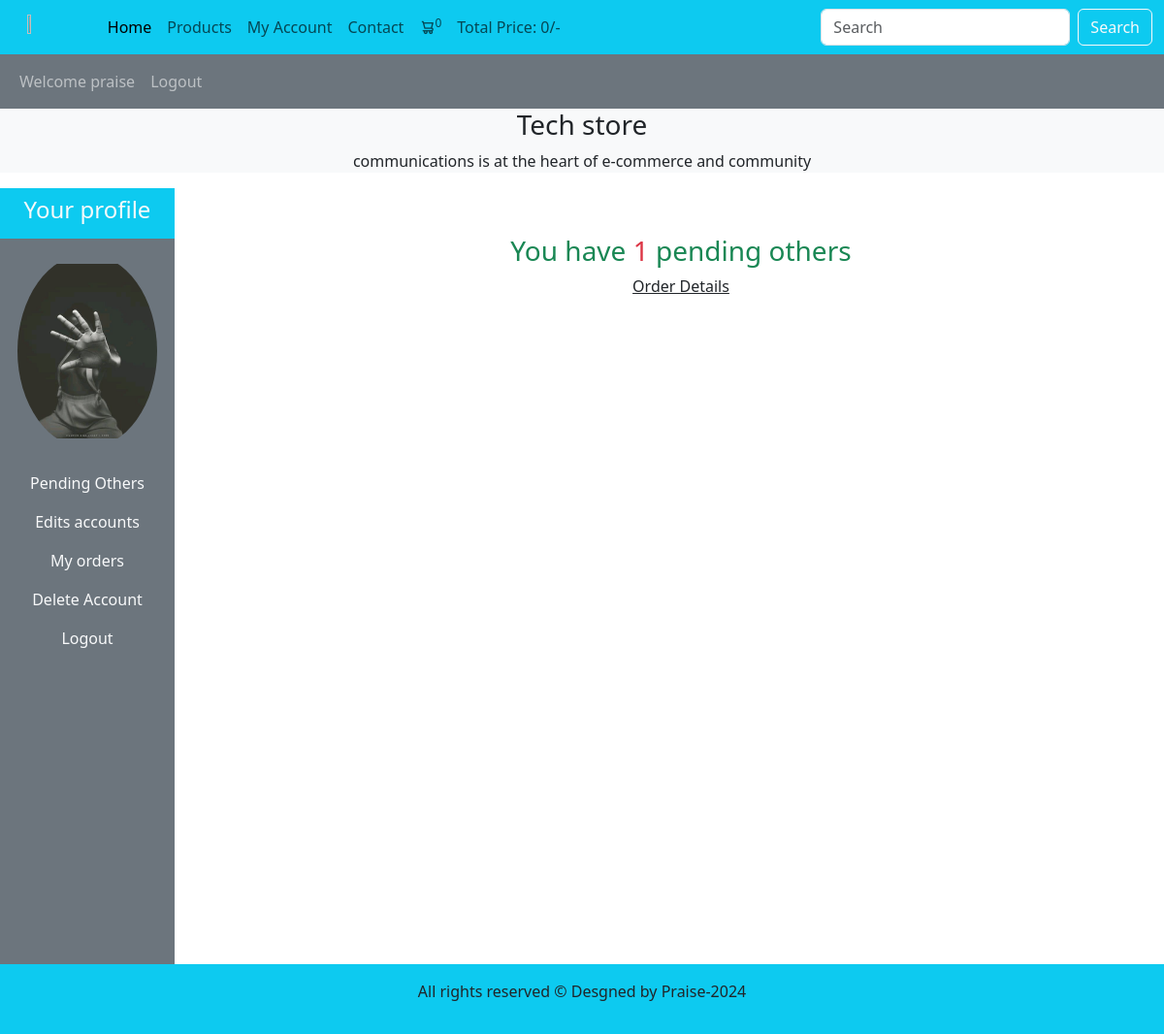
The page /user_area/profile.php (signed in) on the database its author committed.
### tables this page shows
CREATE TABLE `user_table` (
  `user_id` int(11) NOT NULL,
  `username` varchar(100) NOT NULL,
  `user_email` varchar(100) NOT NULL,
  `user_password` varchar(255) NOT NULL,
  `user_image` varchar(255) NOT NULL,
  `user_ip` varchar(255) NOT NULL,
  `user_address` varchar(255) NOT NULL,
  `user_mobile` varchar(15) NOT NULL
);

### user_area/profile.php (the view, shortened to what this page needs)
<?php
include('../includes/connect.php');
include('../functions/common_function.php');
?>
<!doctype html>
<html lang="en">
  <head>
    <link rel="stylesheet" href="../style/style.css" class="logo">
    <link href="https://cdn.jsdelivr.net/npm/bootstrap@5.3.3/dist/css/bootstrap.min.css" rel="stylesheet">
    <link rel="stylesheet" href="https://unicons.iconscout.com/release/v4.0.8/css/line.css">
  </head>
  <body>
    <div class="container-fluid p-0">
        <nav class="navbar navbar-expand-lg bg-info">
            <div class="container-fluid">
                <img src="../assest/logo1.png"  alt="" class="logo mx-3">
                <div class="collapse navbar-collapse" id="navbarSupportedContent">
                <ul class="navbar-nav me-auto mb-2 mb-lg-0">
                    <li class="nav-item">
                    <a class="nav-link active" aria-current="page" href="../index.php">Home</a>
                    </li>
                    <li class="nav-item">
                    <a class="nav-link" href="../display_all.php">Products</a>
                    </li>
                    <li class="nav-item">
                    <?php
                        if(!isset($_SESSION['username'])){
                            echo"<a class='nav-link' href='./user_registration.php'>Register</a>";
                        }else{
                            echo"<a class='nav-link' href='./profile.php'>My Account</a>";
                        }
                        ?>
                    </li>
                    <li class="nav-item">
                    <a class="nav-link" href="#">Contact</a>
                    </li>
                    <li class="nav-item">
                    <a class="nav-link" href="../cart.php"><i class="uil uil-shopping-cart-alt"></i><sup><?php cart_item(); ?></sup></a>
                    </li>
                    <li class="nav-item">
                    <a class="nav-link" href="#">Total Price: <?php total_cart_price(); ?>/-</a>
                    </li>
                </ul>
                <form class="d-flex" role="search" action="../search_product.php" method="get">
                    <input class="form-control me-2" type="Search" placeholder="Search" aria-label="Search" name="search_data">
                    <input type="submit" value="Search" class="btn btn-outline-light" name="search_data_product">
                </form>
                </div>
            </div>
        </nav>
        <nav class="navbar navbar-expand-lg bg-secondary navbar-dark">
            <div class="container-fluid">
                <ul class="navbar-nav me-auto">
                    <li class="nav-item">
                        <?php
                        if(!isset($_SESSION['username'])){
                            echo"<a class='nav-link' href='#'>Welcome Guest</a>";
                        }else{
                            echo"<a class='nav-link' href='#'>Welcome ".$_SESSION['username']. "</a>";
                        }
                        ?>
                    </li>
                    <li class="nav-item"><?php
                        if(!isset($_SESSION['username'])){
                            echo"<a class='nav-link' href='./user_area/user_login.php'>Login</a>";
                        } else{
                            echo"<a class='nav-link' href='../user_logout.php'>Logout</a>";
                        }
                        ?>
                    </li>
                </ul>
            </div>
        </nav>
        <div class="bg-light">
            <h3 class="text-center">Tech store</h3>
            <p class="text-center">communications is at the heart of e-commerce and community</p>
        </div>
        <div class="row">
            <div class="col-md-2">
                <ul class="navbar-nav bg-secondary text-center p-0" style="height: 100vh;">
                    <li class="nav-item bg-info">
                        <a class="nav-link text-light" href="#"><h4>Your profile</h4></a>
                    </li>
                    <?php
                    $user_username=$_SESSION['username'];
                    $user_image="SELECT * FROM user_table WHERE username ='$user_username'";
                    $result_img = mysqli_query($con, $user_image);
                    $row_img = mysqli_fetch_assoc($result_img);
                    $user_img = $row_img['user_image'];
                    echo "<li class='nav-item my-3'>
                    <img src='./user_images/$user_img' alt='profile_img' class='Profile_img'>
                </li>";
                    ?>
                    <li class="nav-item">
                    <a class="nav-link text-light" href="profile.php">Pending Others</a>
                    </li>
                    <li class="nav-item">
                    <a class="nav-link text-light" href="profile.php?edit_account">Edits accounts</a>
                    </li>
                    <li class="nav-item">
                    <a class="nav-link text-light" href="profile.php?user_orders">My orders</a>
                    </li>
                    <li class="nav-item">
                    <a class="nav-link text-light" href="profile.php?delete_account">Delete Account</a>
                    </li>
                    <li class="nav-item">
                    <a class="nav-link text-light" href="../user_logout.php">Logout</a>
                    </li>
                </ul>
            </div>
            <div class="col-md-10 text-center">
            <?php
            get_user_order_details();
            ?>
            </div>
        </div>
            <?php
include('../includes/footer.php');
?>
    </div>
  </body>
</html>

### functions/common_function.php (shortened to what this page needs)
<?php
function getIPAddress() {
    if(!empty($_SERVER['HTTP_CLIENT_IP'])){
        $ip = $_SERVER['HTTP_CLIENT_IP'];
    }
    elseif(!empty($_SERVER['http_X_FORWARDED_FOR'])){
        $ip = $_SERVER['HTTP_X_FORWARDED_FOR'];
    }
    else{
        $ip = $_SERVER['REMOTE_ADDR'];
    }
    return $ip;
}
function cart_item(){
    global $con;
    if(isset($_GET['add_to_cart'])){
        $ip = getIPAddress();
        $sql = "SELECT * FROM cart_details WHERE ip_address='$ip'";
        $result_cart= mysqli_query($con, $sql);
        $count_cart_items=mysqli_num_rows($result_cart);
        }else{
            $ip = getIPAddress();
            $sql = "SELECT * FROM cart_details WHERE ip_address='$ip'";
            $result_cart= mysqli_query($con, $sql);
            $count_cart_items=mysqli_num_rows($result_cart);
        }
        echo $count_cart_items;
    }
    function total_cart_price() {
        $total = 0;
        $formattedTotal = number_format($total);
        echo $formattedTotal;
    }
    function get_user_order_details(){
        global $con;
        $username= $_SESSION['username'];
        $get_details="SELECT * FROM user_table WHERE username='$username'";
        $result_query = mysqli_query($con, $get_details);
        while($row_query=mysqli_fetch_array($result_query)){
            $user_id=$row_query['user_id'];
            if(!isset($_GET['edit_account'])){
            if(!isset($_GET['user_orders'])){
            if(!isset($_GET['delete_account'])){
                $get_orders="SELECT * FROM user_order WHERE user_id = $user_id AND order_status='pending'";
                $result_orders_query=mysqli_query($con, $get_orders);
                $row_count=mysqli_num_rows($result_orders_query);
                if($row_count){
                    echo "<h3 class='text-center text-success mt-5 mb-2'>You have <span class='text-danger'>$row_count</span> pending others</h3>";
                    echo "<p class='text-center'><a href='profile.php?user_orders' class='text-dark'>Order Details</a></p>";
                }else{
                    echo "<h3 class='text-center text-success mt-5 mb-2'>You have zero pending others</h3>";
                    echo "<p class='text-center'><a href='../index.php' class='text-dark'>Explore Product</a></p>";
                }
            }
            }
            }
        }
    }
?>

### style/style.css (style rules this page uses)
img.logo { width: 5%; height: 5%; }

### user_area/profile.php (style rules this page uses)
body { overflow-x: hidden; }
img.Profile_img { width: 80%; height: 200px; object-fit: contain; margin: auto; display: block; border-radius: 50%; }

### rows shown on the page
user_table: user_image (picture), row_count "1"

### other values the page prints
$count_cart_items "0"
$formattedTotal "0"
$_SESSION['username'] "praise"
